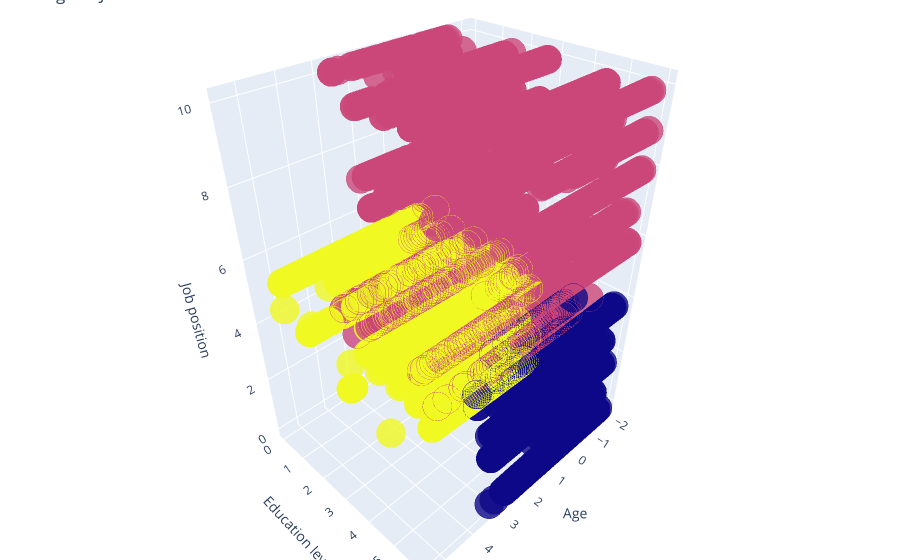

This figure's notebook cell:
### Markdown cell above
We can see some correlation in making clusters with 'job' and 'education' columns. Since 'age' is also demographically important variable, I will plot it too.

### Code cell
trace1 = go.Scatter3d(
    x= preprocessed_X['age'],
    y= preprocessed_X['education'],
    z= preprocessed_X['job'],
    mode='markers',
     marker=dict(
        color = preprocessed_X['cluster'], 
        size= 10,
        line=dict(
            color= preprocessed_X['cluster'],
            width= 12
        ),
        opacity=0.8
     )
)
df = [trace1]

layout = go.Layout(
    title = 'Age vs Job vs Education',
    margin=dict(
        l=0,
        r=0,
        b=0,
        t=0  
    ),
    scene = dict(
            xaxis = dict(title  = 'Age'),
            yaxis = dict(title  = 'Education level'),
            zaxis = dict(title  = 'Job position')
        )
)

fig = go.Figure(data = df, layout = layout)
py.iplot(fig)

### Figure 1 — Plotly figure (JSON) as saved in the notebook; plotly's stock layout.template omitted (floating-point values rounded to 4 significant figures; data arrays with more than 128 entries replaced by an {"elided": "..."} marker saying what was removed)
{"data": [{"marker": {"color": {"elided": "30488 int values"}, "line": {"color": {"elided": "30488 int values"}, "width": 12}, "opacity": 0.8, "size": 10}, "mode": "markers", "type": "scatter3d", "x": {"elided": "30488 float values"}, "y": {"elided": "30488 int values"}, "z": {"elided": "30488 int values"}}], "layout": {"margin": {"b": 0, "l": 0, "r": 0, "t": 0}, "scene": {"xaxis": {"title": {"text": "Age"}}, "yaxis": {"title": {"text": "Education level"}}, "zaxis": {"title": {"text": "Job position"}}}, "title": {"text": "Age vs Job vs Education"}}}
